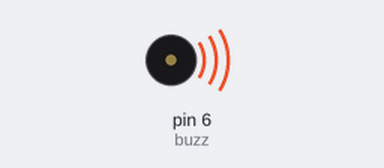
Bench run of a sketch on a simulated Arduino Uno, built with avr-gcc and run on an emulated ATmega328P. Parts: buzzer (waves = sounding).

Above: at 0.18 s.
At 23.04 s:
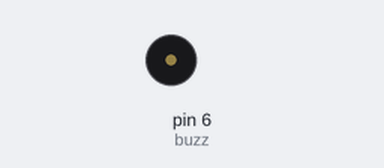
Timing chart, 0 to 23.6 s (numbered marks = the images above):
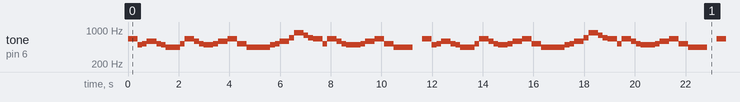

Measured:
- by itself, tone on pin 6 (buzz): plays 659 Hz for 0.38 s, 494 Hz for 0.19 s, 523 Hz for 0.19 s, 587 Hz for 0.38 s, 523 Hz for 0.19 s, 494 Hz for 0.19 s … (325 notes in this stretch)

The sketch:

code.ino
```cpp
#define NOTE_B0  31
#define NOTE_C1  33
#define NOTE_CS1 35
#define NOTE_D1  37
#define NOTE_DS1 39
#define NOTE_E1  41
#define NOTE_F1  44
#define NOTE_FS1 46
#define NOTE_G1  49
#define NOTE_GS1 52
#define NOTE_A1  55
#define NOTE_AS1 58
#define NOTE_B1  62
#define NOTE_C2  65
#define NOTE_CS2 69
#define NOTE_D2  73
#define NOTE_DS2 78
#define NOTE_E2  82
#define NOTE_F2  87
#define NOTE_FS2 93
#define NOTE_G2  98
#define NOTE_GS2 104
#define NOTE_A2  110
#define NOTE_AS2 117
#define NOTE_B2  123
#define NOTE_C3  131
#define NOTE_CS3 139
#define NOTE_D3  147
#define NOTE_DS3 156
#define NOTE_E3  165
#define NOTE_F3  175
#define NOTE_FS3 185
#define NOTE_G3  196
#define NOTE_GS3 208
#define NOTE_A3  220
#define NOTE_AS3 233
#define NOTE_B3  247
#define NOTE_C4  262
#define NOTE_CS4 277
#define NOTE_D4  294
#define NOTE_DS4 311
#define NOTE_E4  330
#define NOTE_F4  349
#define NOTE_FS4 370
#define NOTE_G4  392
#define NOTE_GS4 415
#define NOTE_A4  440
#define NOTE_AS4 466
#define NOTE_B4  494
#define NOTE_C5  523
#define NOTE_CS5 554
#define NOTE_D5  587
#define NOTE_DS5 622
#define NOTE_E5  659
#define NOTE_F5  698
#define NOTE_FS5 740
#define NOTE_G5  784
#define NOTE_GS5 831
#define NOTE_A5  880
#define NOTE_AS5 932
#define NOTE_B5  988
#define NOTE_C6  1047
#define NOTE_CS6 1109
#define NOTE_D6  1175
#define NOTE_DS6 1245
#define NOTE_E6  1319
#define NOTE_F6  1397
#define NOTE_FS6 1480
#define NOTE_G6  1568
#define NOTE_GS6 1661
#define NOTE_A6  1760
#define NOTE_AS6 1865
#define NOTE_B6  1976
#define NOTE_C7  2093
#define NOTE_CS7 2217
#define NOTE_D7  2349
#define NOTE_DS7 2489
#define NOTE_E7  2637
#define NOTE_F7  2794
#define NOTE_FS7 2960
#define NOTE_G7  3136
#define NOTE_GS7 3322
#define NOTE_A7  3520
#define NOTE_AS7 3729
#define NOTE_B7  3951
#define NOTE_C8  4186
#define NOTE_CS8 4435
#define NOTE_D8  4699
#define NOTE_DS8 4978

#define SILENCIO   0

//  1 =  1000/1   ->  1000 redonda
//  2 =  1000/2   ->   500 blanca
//  4 =  1000/4   ->   250 negra
//  8 =  1000/8   ->   125 corchea
// 16 =  1000/16  ->   62 semi-corchea

#define redonda 1000
#define blanca 500
#define negra 250
#define corchea 125
#define semi 62

//int melodia[] = {NOTE_E5, NOTE_B5, NOTE_C5, NOTE_D5, NOTE_C5, NOTE_B4, NOTE_A4, NOTE_A4, NOTE_C5, NOTE_E5, NOTE_D5, NOTE_C5, NOTE_B5, NOTE_C5, NOTE_D5, NOTE_E5, NOTE_C5, NOTE_A5, NOTE_A5, NOTE_D5, NOTE_F5, NOTE_A5, NOTE_G5, NOTE_F5, NOTE_E5, NOTE_C5, NOTE_E5, NOTE_D5, NOTE_C5, NOTE_B5, NOTE_B5, NOTE_C5, NOTE_D5, NOTE_E5, NOTE_C5, NOTE_A5, NOTE_A5, NOTE_E5, NOTE_B5, NOTE_C5, NOTE_D5, NOTE_C5, NOTE_B5, NOTE_A5, NOTE_A5, NOTE_C5, NOTE_E5, NOTE_D5, NOTE_C5, NOTE_B5, NOTE_C5, NOTE_D5, NOTE_E5, NOTE_C5, NOTE_A5, NOTE_A5, NOTE_D5, NOTE_F5, NOTE_A5, NOTE_G5, NOTE_F5, NOTE_E5, NOTE_C5, NOTE_E5, NOTE_D5, NOTE_C5, NOTE_B5, NOTE_B5, NOTE_C5, NOTE_D5, NOTE_E5, NOTE_C5, NOTE_A5, NOTE_A5, };
//int figuras[] = { negra, corchea,  corchea, negra,   corchea, corchea, negra,   corchea, corchea, negra,   corchea, corchea, negra,   corchea, corchea, blanca,  blanca,  blanca,  blanca,  blanca,  blanca,  blanca,  blanca,  blanca,  blanca,  blanca,  blanca,  blanca,  blanca,  blanca,  blanca,  blanca,  blanca,  blanca,  blanca,  blanca,  blanca,  blanca,  blanca,  blanca,  blanca,  blanca,  blanca,  blanca,  blanca,  blanca,  blanca,  blanca,  blanca,  blanca,  blanca,  blanca,  blanca,  blanca,  blanca,  blanca,  blanca,  blanca,  blanca,  blanca,  blanca,  blanca,  blanca,  blanca,  blanca,  blanca,  blanca,  blanca,  blanca,  blanca,  blanca,  blanca,  blanca,  blanca};

//int musica[] = { NOTE_A4, NOTE_D4, NOTE_F4, NOTE_G4, NOTE_A4, NOTE_D4, NOTE_F4, NOTE_G4, NOTE_E4, NOTE_G4, NOTE_C4, NOTE_F4, NOTE_E4, NOTE_G4, NOTE_C4, NOTE_F4, NOTE_E4, NOTE_D4 };
//int figuras[] = {   2    ,    2   ,   4    ,    4   ,    2   ,    2   ,   4    ,    4   ,    1   ,    2   ,    2   ,    4   ,    4   ,    2   ,    2   ,    4   ,    4   ,    1    };

int melody[][2] = {
    {NOTE_E5,4},
    {NOTE_B4,8},
    {NOTE_C5,8},
    {NOTE_D5,4},
    {NOTE_C5,8},
    {NOTE_B4,8},
    {NOTE_A4,4},
    {NOTE_A4,8},
    {NOTE_C5,8},
    {NOTE_E5,4},
    {NOTE_D5,8},
    {NOTE_C5,8},
    {NOTE_B4,4},
    {NOTE_C5,8},
    {NOTE_D5,4},
    {NOTE_E5,4},
    {NOTE_C5,4},
    {NOTE_A4,4},
    {NOTE_A4,8},
    {NOTE_A4,4},
    {NOTE_B4,8},
    {NOTE_C5,8},

    {NOTE_D5,4},
    {NOTE_F5,8},
    {NOTE_A5,4},
    {NOTE_G5,8},
    {NOTE_F5,8},
    {NOTE_E5,4},
    {NOTE_C5,8},
    {NOTE_E5,4},
    {NOTE_D5,8},
    {NOTE_C5,8},
    {NOTE_B4,4},
    {NOTE_B4,8},
    {NOTE_C5,8},
    {NOTE_D5,4},
    {NOTE_E5,4},
    {NOTE_C5,4},
    {NOTE_A4,4},
    {NOTE_A4,4},
    {SILENCIO,4},

    {NOTE_E5,4},
    {NOTE_B4,8},
    {NOTE_C5,8},
    {NOTE_D5,4},
    {NOTE_C5,8},
    {NOTE_B4,8},
    {NOTE_A4,4},
    {NOTE_A4,8},
    {NOTE_C5,8},
    {NOTE_E5,4},
    {NOTE_D5,8},
    {NOTE_C5,8},
    {NOTE_B4,4},
    {NOTE_C5,8},
    {NOTE_D5,4},
    {NOTE_E5,4},
    {NOTE_C5,4},
    {NOTE_A4,4},
    {NOTE_A4,8},
    {NOTE_A4,4},
    {NOTE_B4,8},
    {NOTE_C5,8},

    {NOTE_D5,4},
    {NOTE_F5,8},
    {NOTE_A5,4},
    {NOTE_G5,8},
    {NOTE_F5,8},
    {NOTE_E5,4},
    {NOTE_C5,8},
    {NOTE_E5,4},
    {NOTE_D5,8},
    {NOTE_C5,8},
    {NOTE_B4,4},
    {NOTE_B4,8},
    {NOTE_C5,8},
    {NOTE_D5,4},
    {NOTE_E5,4},
    {NOTE_C5,4},
    {NOTE_A4,4},
    {NOTE_A4,4},
    {SILENCIO,4},

    {NOTE_E5,2},
    {NOTE_C5,2},
    {NOTE_D5,2},
    {NOTE_B4,2},
    {NOTE_C5,2},
    {NOTE_A4,2},
    {NOTE_GS4,2},
    {NOTE_B4,4},
    {SILENCIO,8},
    {NOTE_E5,2},
    {NOTE_C5,2},
    {NOTE_D5,2},
    {NOTE_B4,2},
    {NOTE_C5,4},
    {NOTE_E5,4},
    {NOTE_A5,2},
    {NOTE_GS5,2}
};

float tempo = 1.5;

#define buzz 6

void setup()
{
  pinMode(buzz, OUTPUT);

  Serial.begin(9600);
}

void loop()
{
  //tone(buzz, , tempo);

  for (int i = 0; i < 99; i++)
  {

   	tone(buzz, melody[i][0], (1000/melody[i][1]) * tempo);
    delay((1000/melody[i][1]) * tempo);
  }

  noTone( buzz );
  delay(2000);
}
```
